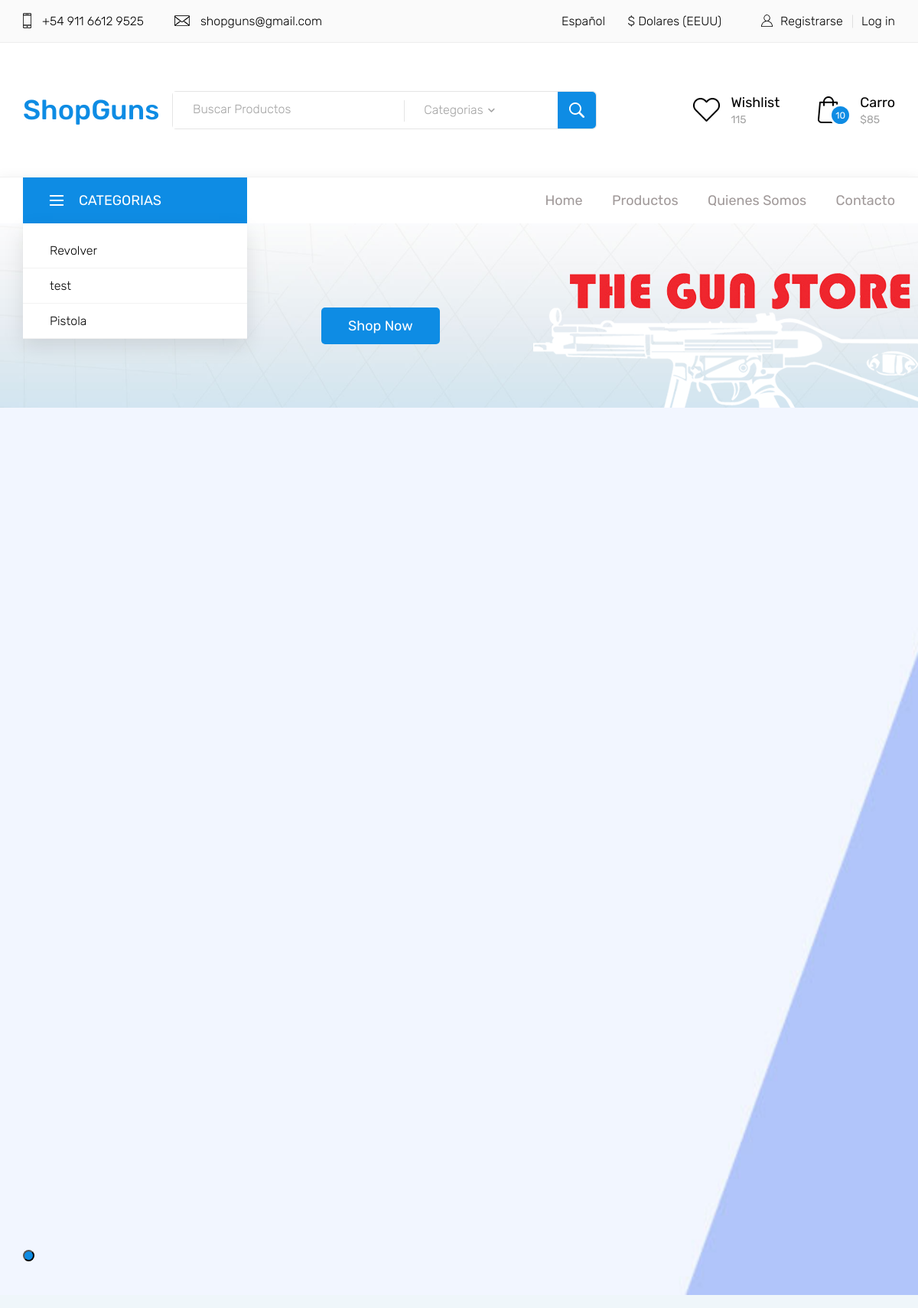
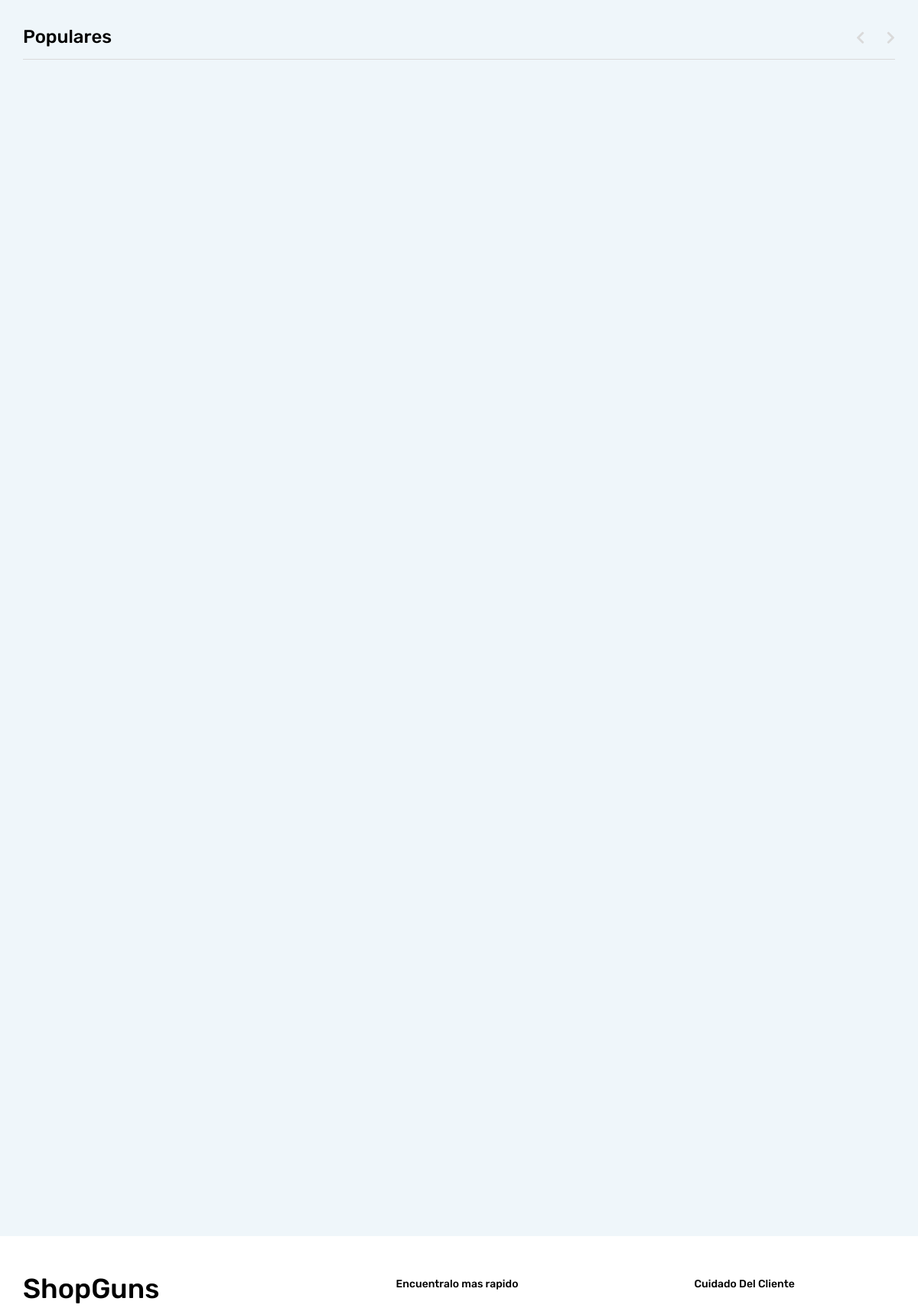
/tp7/front/index.php (upper part), run on the app's committed database (2 pictures, top to bottom).
### tables this page shows
CREATE TABLE IF NOT EXISTS `categorias` (
  `idCategoria` int(11) NOT NULL AUTO_INCREMENT,
  `nombreCategoria` varchar(50) NOT NULL,
  PRIMARY KEY (`idCategoria`)
);

### tp7/dao/categoria.php (called while the page is built, shortened)
<?php
class CategoriaDao {
    public static function ObtenerTodos()
    {
        $cont = 0;
        $arrayCat = array();
        $DBH = new PDO("mysql:host=127.0.0.1;dbname=sistema", "root", "");
		$query = 'SELECT * FROM categorias';
		$STH = $DBH->prepare($query);
        $STH->setFetchMode(PDO::FETCH_ASSOC);
        $STH->execute();
        if ($STH->rowCount() > 0)
        {
            while($row = $STH->fetch())
            {
                $cat = new Categoria();
                $cat->idCategoria = $row['idCategoria'];
                $cat->nombreCategoria = $row['nombreCategoria'];
                $arrayCat[$cont] = $cat;
                $cont++;
            }
        }
        return  $arrayCat;
    }
}
?>

### tp7/front/index.php (the view, shortened to what this page needs)
<!DOCTYPE html>
<html lang="en">
<head>
</head>
<body>
<div class="super_container">
	<header class="header">
		<?php
    	include_once('referencias/main-navigation.php');
    	?>
						</div>
					</div>
				</div>
			</div>
		</nav>
	<div class="banner">
		<div class="banner_background" style="background-image:url(images/banner_background.jpg)"></div>
		<div class="container fill_height">
			<div class="row fill_height">
				<div class="banner_product_image"><img src="images/imagenportada.png" alt=""></div>
				<div class="col-lg-5 offset-lg-4 fill_height">
					<div class="banner_content">
						<div class="button banner_button"><a href="#">Shop Now</a></div>
					</div>
				</div>
			</div>
		</div>
	</div>
	<div class="banner_2">
		<div class="banner_2_background" style="background-image:url(images/banner_2_background.jpg)"></div>
		<div class="banner_2_container">
			<div class="banner_2_dots"></div>
		</div>
	</div>
<div class="viewed">
	<div class="container">
		<div class="row">
			<div class="col">
				<div class="viewed_title_container">
					<h3 class="viewed_title">Populares</h3>
					<div class="viewed_nav_container">
						<div class="viewed_nav viewed_prev"><i class="fas fa-chevron-left"></i></div>
						<div class="viewed_nav viewed_next"><i class="fas fa-chevron-right"></i></div>
					</div>
				</div>
				<div class="viewed_slider_container">
				</div>
			</div>
		</div>
	</div>
</div>
<footer class="footer">
</footer>
	</div>
</body>
</html>

### tp7/front/referencias/main-navigation.php
<?php
include_once ($_SERVER["DOCUMENT_ROOT"] . '/shopguns/tp7/dao/categoria.php');
?>
<nav class="main_nav">
    <div class="container">
        <div class="row">
            <div class="col">
                <div class="main_nav_content d-flex flex-row">
                    <div class="cat_menu_container">
                        <div class="cat_menu_title d-flex flex-row align-items-center justify-content-start">
                            <div class="cat_burger"><span></span><span></span><span></span></div>
                            <div class="cat_menu_text">Categorias</div>
                        </div>
                        <ul class="cat_menu">
                        <?php foreach (CategoriaDao::obtenerTodos() as $item)
                            {?>
                                <li><a href="/ShopGuns/tp7/front/shop.php?TextoBuscar=No&categoria=<?php echo $item->nombreCategoria ?>"><?php echo $item->nombreCategoria ?><i class="fas fa-chevron-right ml-auto"></i></a></li>
                                <?php
                            }
                        ?>
                        </ul>
                    </div>
                    <div class="main_nav_menu ml-auto">
                        <ul class="standard_dropdown main_nav_dropdown">
                            <li><a href="#">Home<i class="fas fa-chevron-down"></i></a></li>
                            <li><a href="/ShopGuns/tp7/front/shop.php?categoria=No&TextoBuscar=No">Productos<i class="fas fa-chevron-down"></i></a></li>
                            <li><a href="/ShopGuns/tp7/front/QuienesSomos.php">Quienes Somos<i class="fas fa-chevron-down"></i></a></li>
                            <li><a href="contact.html">Contacto<i class="fas fa-chevron-down"></i></a></li>
                        </ul>
                    </div>

### data on the page
categorias: nombreCategoria "Revolver"
categorias: nombreCategoria "test"
categorias: nombreCategoria "Pistola"
